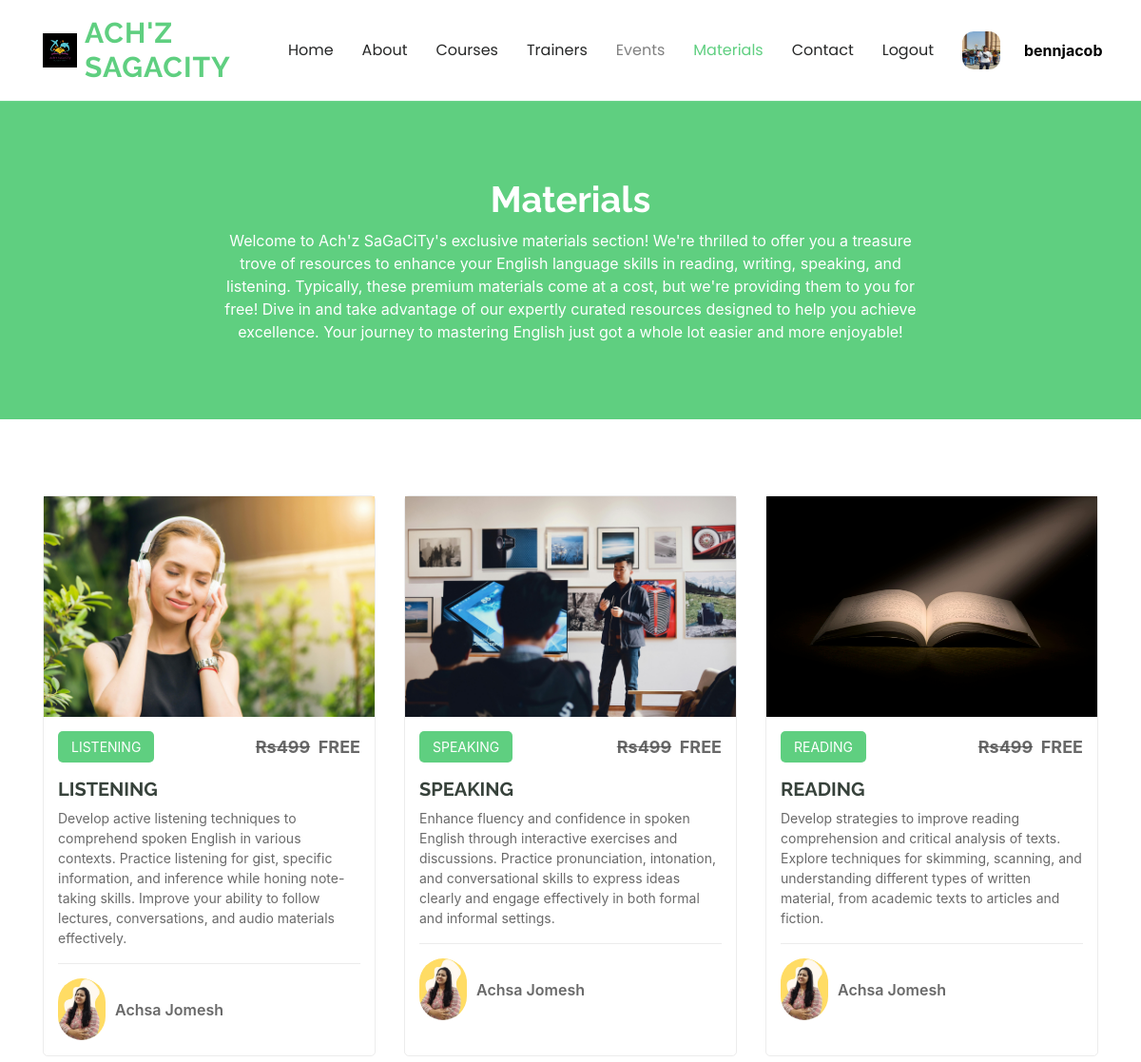
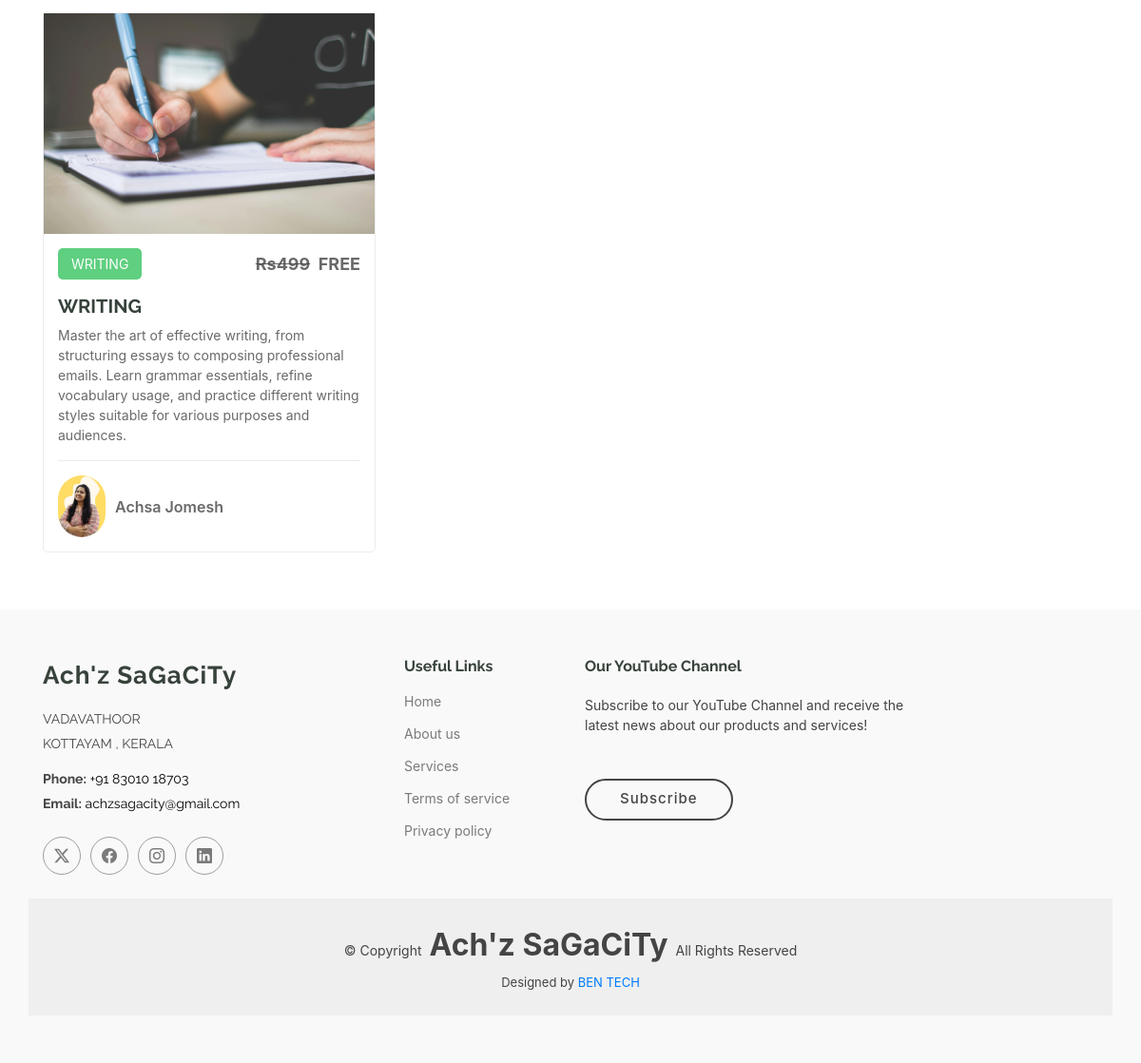
The page /materials/ (signed in) on the database its author committed (2 pictures, top to bottom).
### user/models.py (models this page shows, shortened)
class Customer(models.Model):
    LIVE = 0
    DELETE = 0
    DELETE_CHOICES = ((LIVE,'Live'),(DELETE,'Delete'))
    name = models.CharField(max_length=200)
    user = models.OneToOneField(User,on_delete=models.CASCADE,related_name='customer_profile')
    image = models.ImageField(upload_to='images/user_image/',null=True)
    address = models.TextField()
    place = models.CharField(max_length=30)
    pin = models.CharField(max_length=10)
    dob = models.DateField(null=True)
    deleted_status = models.IntegerField(choices=DELETE_CHOICES ,default=LIVE)
    created_at = models.DateTimeField(auto_now_add=True)
    updated_at = models.DateTimeField(auto_now = True)

### cources/models.py (models this page shows)
class Skills(models.Model):
    SKILL_CHOICES = [
        ('LISTENING', 'Listening'),
        ('SPEAKING', 'Speaking'),
        ('READING', 'Reading'),
        ('WRITING','Writing'),
    ]
    name = models.CharField(max_length=50, choices=SKILL_CHOICES, unique=True)
    description = models.TextField(default="Default description")
    price = models.CharField(max_length=10,default=499)
    author_name = models.CharField(max_length=100,default='Achsa Jomesh')
    skill_image = models.ImageField(upload_to='images/courses/',null=True)
    def __str__(self):
        return self.name

### cources/views.py (the view)
# urls.py: path('materials/', views.Materials, name='materials'),
def Materials(request):
    skills = Skills.objects.all()
    print(skills)
    return render(request, "materials.html", {'skills': skills})

### cources/templates/materials.html (shortened to what this page needs)
{% load static %}
<!DOCTYPE html>
<html lang="en">
    <!DOCTYPE html>
    <html lang="en">
    <head>
      <link href="{% static 'assets/vendor/aos/aos.css' %}" rel="stylesheet">
      <link href="{% static 'assets/vendor/glightbox/css/glightbox.min.css' %}" rel="stylesheet">
      <link href="{% static 'assets/vendor/swiper/swiper-bundle.min.css' %}" rel="stylesheet">
      <link href="{% static 'assets/css/main.css' %}" rel="stylesheet">
    </head>
<body>
    {% include 'top.html' %}
    <main class="main">
        <div class="page-title" data-aos="fade">
            <div class="heading">
                <div class="container">
                    <div class="row d-flex justify-content-center text-center">
                        <div class="col-lg-8">
                            <h1>Materials</h1>
                            <p class="mb-0">
                                Welcome to Ach'z SaGaCiTy's exclusive materials section! We're thrilled to offer you a treasure trove of resources to enhance
                                your English language skills in reading, writing, speaking, and listening. Typically, these premium materials come at a cost,
                                but we're providing them to you for free! Dive in and take advantage of our expertly curated resources designed to help you
                                achieve excellence. Your journey to mastering English just got a whole lot easier and more enjoyable!
                            </p>
                        </div>
                    </div>
                </div>
            </div>
        </div>
    </main>
<section id="courses" class="courses section">
    <div class="container">
        <div class="row">
            {% for skill in skills %}
            <div class="col-lg-4 col-md-6 d-flex align-items-stretch" data-aos="zoom-in" data-aos-delay="100" style="margin-top: 20px;">
                <div class="course-item">
                    <img src="{{ skill.skill_image.url }}" class="img-fluid" alt="...">
                    <div class="course-content">
                        <div class="d-flex justify-content-between align-items-center mb-3">
                            <p class="category">{{ skill.name }}</p>
                            <p class="price"><s>Rs499</s>&nbsp;&nbsp;FREE</p>
                        </div>
                        <h3><a href="#" onclick="showPopup('{{ skill.name }}')">{{ skill.name }}</a></h3>
                        <p class="description">{{ skill.description }}</p>
                        <div class="trainer d-flex justify-content-between align-items-center">
                            <div class="trainer-profile d-flex align-items-center">
                                <img src="{% static 'banner/images/achsa.png' %}" class="img-fluid" alt="">
                                <a href="#" class="trainer-link">{{ skill.author_name }}</a>
                            </div>
                        </div>
                    </div>
                </div>
            </div>
            {% empty %}
                <h3>Nothing to display.</h3>
            {% endfor %}
        </div>
    </div>
</section>
     {% include 'footer.html' %}
</body>
</html>

### home/templates/top.html (shortened to what this page needs)
{% load static %}
<!DOCTYPE html>
<html lang="en">
<head>
  <link href="{% static 'assets/vendor/bootstrap/css/bootstrap.min.css' %}" rel="stylesheet">
  <link href="{% static 'assets/vendor/bootstrap-icons/bootstrap-icons.css' %}" rel="stylesheet">
  <link href="{% static 'assets/css/main.css' %}" rel="stylesheet">
</head>
<body>
<header id="header" class="header d-flex align-items-center sticky-top">
  <div class="container-fluid container-xl position-relative d-flex align-items-center">
    <a href="{% url 'home' %}" class="logo d-flex align-items-center me-auto text-decoration-none">
        <img src="{% static 'banner/logo/logo.jpg' %}" alt="">
        <h1 class="sitename">
            <span>Ach'z</span><br>
            <span>SaGaCiTy</span>
        </h1>
    </a>
      <nav id="navmenu" class="navmenu">
          <ul>
              <li><a href="{% url 'home' %}" style="text-decoration: none;">Home</a></li>
              <li><a href="{% url 'about' %}" style="text-decoration: none;">About</a></li>
              <li><a href="{% url 'courses' %}" style="text-decoration: none;">Courses</a></li>
              <li><a href="{% url 'trainers' %}" style="text-decoration: none;">Trainers</a></li>
              <li><a href="" style="color: gray; text-decoration: none;" >Events</a></li>
              <li><a href="{% url 'materials' %}" style="text-decoration: none;">Materials</a></li>
              <li><a href="{% url 'contact' %}" style="text-decoration: none;">Contact</a></li>
              {% if user.is_authenticated %}
                <li><a href="{% url 'logout' %}">Logout</a></li>
                <a href="#">
                    <img src="{{ user.customer_profile.image.url }}" style="height: 40px; width: 40px; border-radius: 30%;">
                </a>
                <b style="color: black; font-size: medium; margin-left: 10px;">{{ user.username }}</b>
                {% else %}
                <a class="btn-getstarted" href="{% url 'account' %}">Login</a>
              {% endif %}
          </ul>
      </nav>
      <div class="btn-getstarted" style="background-color: #fff; display: flex; box-shadow: 1px 1px 1px 1px solid black;">
    </div>
  </div>
</header>
</body>
</html>

### home/static/assets/css/main.css (style rules this page uses)
:root { --default-font: "Open Sans", system-ui, -apple-system, "Segoe UI", Roboto, "Helvetica Neue", Arial, "Noto Sans", "Liberation Sans", sans-serif, "Apple Color Emoji", "Segoe UI Emoji", "Segoe UI Symbol", "Noto Color Emoji"; --heading-font: "Raleway", sans-serif; --nav-font: "Poppins", sans-serif; }
:root { --background-color: #ffffff; --default-color: #444444; --heading-color: #37423b; --accent-color: #5fcf80; --contrast-color: #ffffff; }
:root { --nav-color: #272828; --nav-hover-color: #5fcf80; --nav-dropdown-background-color: #ffffff; --nav-dropdown-color: #272828; --nav-dropdown-hover-color: #5fcf80; }
:root { scroll-behavior: smooth; }
body { color: var(--default-color); background-color: var(--background-color); font-family: var(--default-font); }
a { color: var(--accent-color); text-decoration: none; transition: 0.3s; }
h1, h2, h3, h4, h5, h6 { color: var(--heading-color); font-family: var(--heading-font); }
.header { color: var(--default-color); background-color: var(--background-color); padding: 15px 0; transition: all 0.5s; z-index: 997; }
.header .logo { line-height: 1; }
.header .logo img { max-height: 36px; margin-right: 8px; }
.header .logo h1 { font-weight: 700; font-size: 30px; margin: 0; letter-spacing: 1px; text-transform: uppercase; color: var(--accent-color); }
.header .btn-getstarted, .header .btn-getstarted:focus { color: var(--contrast-color); background: var(--accent-color); font-size: 14px; padding: 8px 25px; margin: 0 0 0 30px; border-radius: 50px; transition: 0.3s; }
@media (max-width: 1200px) { .header .logo { order: 1; } }
@media (max-width: 1200px) { .header .btn-getstarted { order: 2; margin: 0 15px 0 0; padding: 6px 15px; } }
@media (max-width: 1200px) { .header .navmenu { order: 3; } }
@media (min-width: 1200px) { .navmenu { padding: 0; } }
@media (min-width: 1200px) { .navmenu ul { margin: 0; padding: 0; display: flex; list-style: none; align-items: center; } }
@media (min-width: 1200px) { .navmenu li { position: relative; } }
@media (min-width: 1200px) { .navmenu a, .navmenu a:focus { color: var(--nav-color); padding: 18px 15px; font-size: 16px; font-family: var(--nav-font); font-weight: 400; display: flex; align-items: center; justify-content: space-between; white-space: nowrap; transition: 0.3s; text-decoration: none; } }
@media (min-width: 1200px) { .navmenu li:hover>a, .navmenu .active, .navmenu .active:focus { color: var(--nav-hover-color); } }
.page-title { --default-color: var(--contrast-color); --background-color: var(--accent-color); --heading-color: var(--contrast-color); color: var(--default-color); background-color: var(--background-color); position: relative; }
.page-title .heading { padding: 80px 0; border-top: 1px solid color-mix(in srgb, var(--default-color), transparent 90%); }
.page-title .heading h1 { font-size: 38px; font-weight: 700; }
section, .section { color: var(--default-color); background-color: var(--background-color); padding: 60px 0; scroll-margin-top: 900px; overflow: clip; }
.courses .course-item { border-radius: 5px; border: 1px solid color-mix(in srgb, var(--default-color), transparent 90%); }
.courses .course-content { padding: 15px; }
.courses .course-content h3 { font-weight: 700; font-size: 20px; }
.courses .course-content h3 a { color: var(--heading-color); transition: 0.3s; }
.courses .course-content .category { background: var(--accent-color); color: var(--contrast-color); font-size: 14px; padding: 6px 14px; margin: 0; border-radius: 5px; }
.courses .course-content .price { margin: 0; font-weight: 700; font-size: 18px; color: color-mix(in srgb, var(--default-color), transparent 20%); }
.courses .course-content .description { font-size: 14px; color: color-mix(in srgb, var(--default-color), transparent 20%); }
.courses .trainer { padding-top: 15px; border-top: 1px solid color-mix(in srgb, var(--default-color), transparent 90%); }
.courses .trainer .trainer-profile img { max-width: 50px; border-radius: 50px; }
.courses .trainer .trainer-profile .trainer-link { padding-left: 10px; font-weight: 600; font-size: 16px; color: color-mix(in srgb, var(--default-color), transparent 20%); transition: 0.3s; }

### home/templates/top.html (style rules this page uses)
.logo { display: flex; align-items: center; text-decoration: none; }
.sitename { font-size: 2rem; }

### rows shown on the page
Skills: skill_image (picture), name "LISTENING", description "Develop active listening techniques to comprehend spoken English in various contexts. Practice listening for gist, specific information, and inference while honing note-taking skills. Improve your ability to follow lectures, conversations, and audio materials effectively.", author_name "Achsa Jomesh"
Skills: skill_image (picture), name "SPEAKING", description "Enhance fluency and confidence in spoken English through interactive exercises and discussions. Practice pronunciation, intonation, and conversational skills to express ideas clearly and engage effectively in both formal and informal settings.", author_name "Achsa Jomesh"
Skills: skill_image (picture), name "READING", description "Develop strategies to improve reading comprehension and critical analysis of texts. Explore techniques for skimming, scanning, and understanding different types of written material, from academic texts to articles and fiction.", author_name "Achsa Jomesh"
Skills: skill_image (picture), name "WRITING", description "Master the art of effective writing, from structuring essays to composing professional emails. Learn grammar essentials, refine vocabulary usage, and practice different writing styles suitable for various purposes and audiences.", author_name "Achsa Jomesh"

### other values the page prints
{{ user.username }} "bennjacob"
